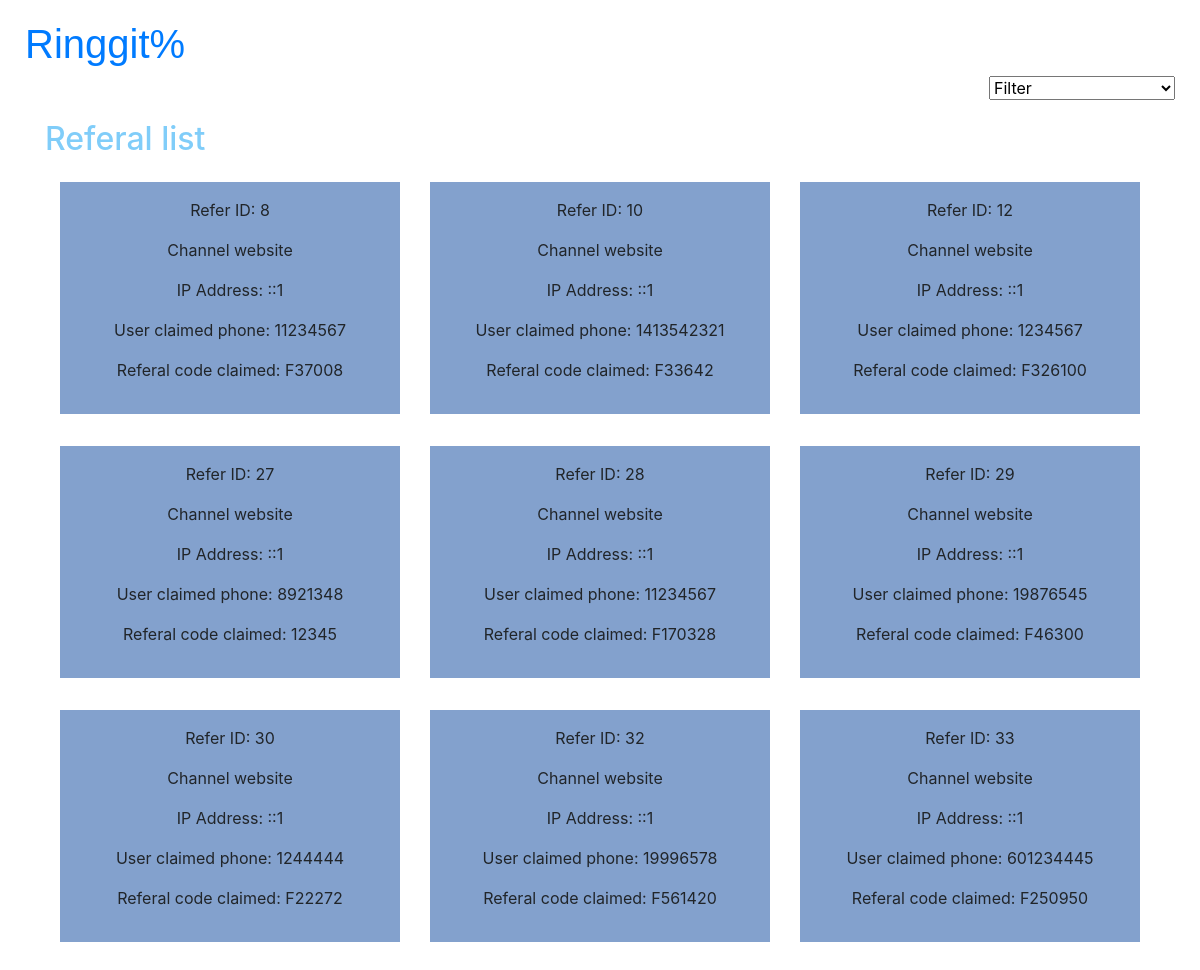
Page /adminreferallist.php (signed in) on the committed database.
### tables this page shows
CREATE TABLE `referal` (
  `referid` int(11) NOT NULL,
  `channel` varchar(128) DEFAULT NULL,
  `ipadd` varchar(128) DEFAULT NULL,
  `referalcode` varchar(128) DEFAULT NULL,
  `phone` int(11) DEFAULT NULL
);

### adminreferallist.php (the view, shortened to what this page needs)
<?php
    require_once "pdo.php";
    $stmt = $pdo->query("SELECT * FROM referal order by referid asc;");
    $rows = $stmt->fetchAll(PDO::FETCH_ASSOC);
?>
<!DOCTYPE html>
<html lang="en">
    <head>
		<link rel="stylesheet" href="https://cdnjs.cloudflare.com/ajax/libs/font-awesome/4.7.0/css/font-awesome.min.css">
		<link rel="stylesheet" href="path/to/font-awesome/css/font-awesome.min.css">
		<link rel="stylesheet"
			href="https://maxcdn.bootstrapcdn.com/bootstrap/4.5.2/css/bootstrap.min.css">
    </head>
    <body>
		<div class="logo">
			<a href="adminpage.php">
					<h1>Ringgit%</h1>
			</a>
		</div>
			<div class="two">
				<select name="dealpage" onchange="location = this.value;">
				 <option value="">Filter</option>
				</select>
			</div>
	   <div class="container">
        <h2>Referal list</h2>
			<div class="container fluid">
			<?php
				echo('<div class="complogo">');
					echo('<div class="row">');
						foreach ($rows as $row) {
									echo('<div class="col-sm-4">');
											echo('<div class="container-bg">');
												echo('<div class="container p-3 my-3">');
													echo('<p>Refer ID: ');
													echo($row['referid']);
													echo('</p>');
													echo('<p>Channel ');
													echo($row['channel']);
													echo('</p>');
													echo('<p>IP Address: ');
													echo($row['ipadd']);
													echo('</p>');
													echo('<p>User claimed phone: ');
													echo($row['phone']);
													echo('</p>');
													echo('<p>Referal code claimed: ');
													echo($row['referalcode']);
													echo('</p>');
												echo('</div>');
											echo('</div>');
									echo('</div>');
						}
						echo('</div>');
				echo('</div>');
				?>
			</div>
			</div>
    </body>
</html>

### adminreferallist.php (style rules this page uses)
.logo { font-family: "Trebuchet MS", sans-serif; padding-top: 20px; padding-left: 25px; }
h2 { padding-top: 20px; color: #80CDF9; }
.two { text-align: right; padding-right: 25px; }
p { text-align: center; }
.complogo { text-align: center; }
.container-bg { background-color: #83A1CD; }

### rows in the picture
referal: referid "8", channel "website", ipadd "::1", phone "11234567", referalcode "F37008"
referal: referid "10", channel "website", ipadd "::1", phone "1413542321", referalcode "F33642"
referal: referid "12", channel "website", ipadd "::1", phone "1234567", referalcode "F326100"
referal: referid "27", channel "website", ipadd "::1", phone "8921348", referalcode "12345"
referal: referid "28", channel "website", ipadd "::1", phone "11234567", referalcode "F170328"
referal: referid "29", channel "website", ipadd "::1", phone "19876545", referalcode "F46300"
referal: referid "30", channel "website", ipadd "::1", phone "1244444", referalcode "F22272"
referal: referid "32", channel "website", ipadd "::1", phone "19996578", referalcode "F561420"
referal: referid "33", channel "website", ipadd "::1", phone "601234445", referalcode "F250950"
